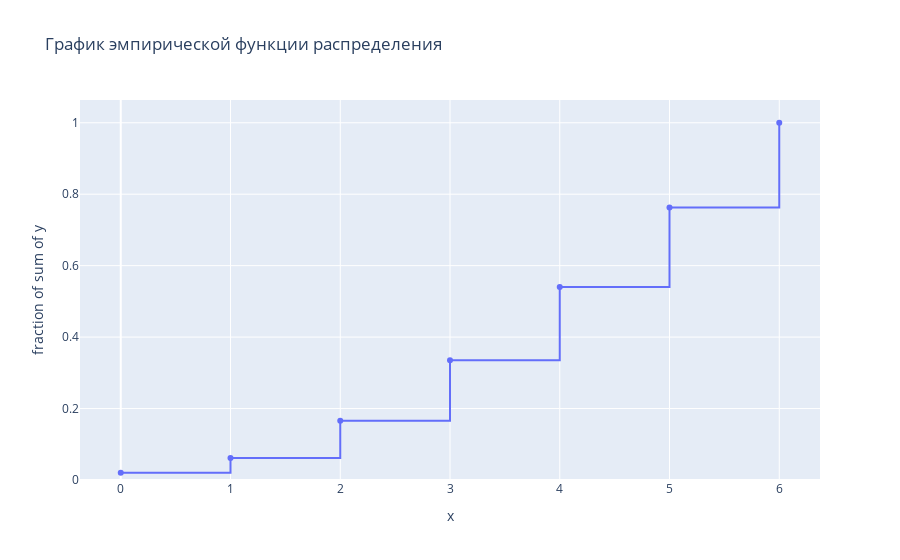

The notebook cell this image was saved under:
### Markdown cell above
### График эмпирической функции распределения

### Code cell
fig = px.ecdf(x=unique, y=emp_func.values.tolist()[0], markers=True, title='График эмпирической функции распределения')
fig.show()

### Figure 1 — Plotly figure (JSON) as saved in the notebook; plotly's stock layout.template omitted (floating-point values rounded to 4 significant figures)
{"data": [{"hovertemplate": "x=%{x}<br>fraction of sum of y=%{y}<extra></extra>", "legendgroup": "", "line": {"dash": "solid", "shape": "hv"}, "marker": {"color": "#636efa", "symbol": "circle"}, "mode": "markers+lines", "name": "", "orientation": "v", "showlegend": false, "x": [0, 1, 2, 3, 4, 5, 6], "xaxis": "x", "y": [0.02054, 0.06161, 0.1659, 0.3349, 0.5403, 0.763, 1.0], "yaxis": "y", "type": "scatter"}], "layout": {"xaxis": {"anchor": "y", "domain": [0.0, 1.0], "title": {"text": "x"}}, "yaxis": {"anchor": "x", "domain": [0.0, 1.0], "title": {"text": "fraction of sum of y"}, "rangemode": "tozero"}, "legend": {"tracegroupgap": 0}, "title": {"text": "График эмпирической функции распределения"}}}
